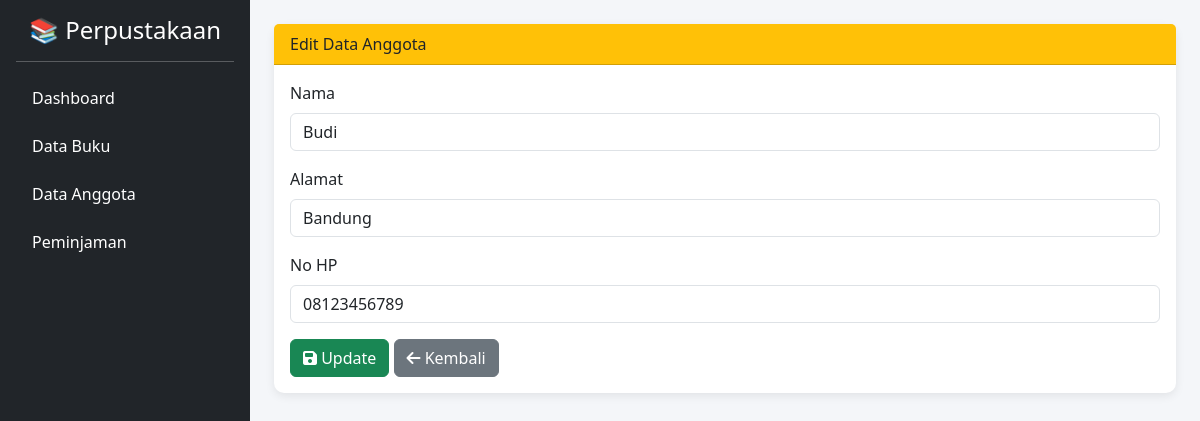
Screenshot of /admin/anggota/edit.php?id=1 (signed in) with the database file from the repository.
### tables this page shows
CREATE TABLE `anggota` (
  `id_anggota` int(11) NOT NULL,
  `nama` varchar(100) NOT NULL,
  `alamat` varchar(100) DEFAULT NULL,
  `no_hp` varchar(100) DEFAULT NULL
);

### admin/anggota/edit.php (the view, shortened to what this page needs)
<?php
include "../../config/koneksi.php";
include "../layout/header.php";
include "../layout/sidebar.php";
$id = $_GET['id'];
$data = mysqli_query($conn,"SELECT * FROM anggota WHERE id_anggota='$id'");
$d = mysqli_fetch_array($data);
?>
<div class="card">
<div class="card-header bg-warning text-dark">
Edit Data Anggota
</div>
<div class="card-body">
<form method="POST">
<div class="mb-3">
<label class="form-label">Nama</label>
<input type="text"
name="nama"
class="form-control"
value="<?= $d['nama']; ?>"
required>
</div>
<div class="mb-3">
<label class="form-label">Alamat</label>
<input type="text"
name="alamat"
class="form-control"
value="<?= $d['alamat']; ?>"
required>
</div>
<div class="mb-3">
<label class="form-label">No HP</label>
<input type="text"
name="no_hp"
class="form-control"
value="<?= $d['no_hp']; ?>"
pattern="[0-9]+"
required>
</div>
<button class="btn btn-success" name="update">
<i class="fa fa-save"></i> Update
</button>
<a href="index.php" class="btn btn-secondary">
<i class="fa fa-arrow-left"></i> Kembali
</a>
</form>
</div>
</div>
<?php include "../layout/footer.php"; ?>

### admin/layout/header.php (style rules this page uses)
body { background:#f4f6f9; }
.card { border:none; border-radius:10px; box-shadow:0 3px 10px rgba(0,0,0,0.08); }

### rows the page displays
anggota: nama "Budi", alamat "Bandung", no_hp "08123456789"
